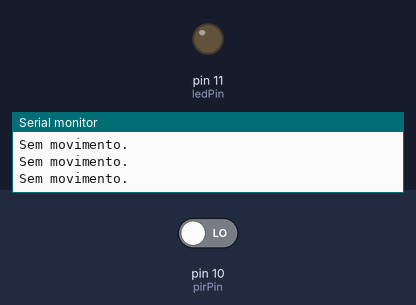
The sketch below on a simulated Arduino Uno, built with avr-gcc and run on an emulated ATmega328P. Parts: output pins drawn as LEDs (lit = HIGH), the last lines printed to the serial monitor. The test bench sets the inputs (shaded band); at power-on: pin 10 (pirPin) LOW.

Above: at 1.8 s.
1.9 s: pin 10 (pirPin) driven HIGH
At 3.2 s:
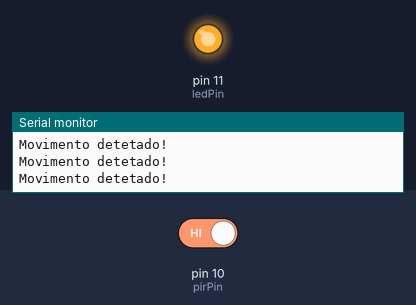
3.5 s: pin 10 (pirPin) driven LOW
At 4.4 s:
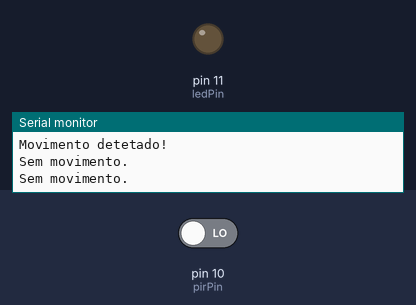
Timing chart, 0 to 6.5 s (numbered marks = the images above; inputs shaded):
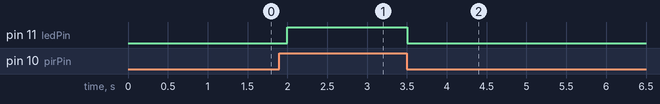

The sketch:

test_pir.ino
```cpp
int pirPin = 10;
int ledPin = 11;

void setup() {
  pinMode(pirPin, INPUT);
  pinMode(ledPin, OUTPUT);
  Serial.begin(9600);
}

void loop() {
  if (digitalRead(pirPin) == HIGH) {
    Serial.println("Movimento detetado!");
    digitalWrite(ledPin, HIGH);
  } else {
    Serial.println("Sem movimento.");
    digitalWrite(ledPin, LOW);
  }
  delay(500);
}
```

Measured:
- after the input at 1.9 s, pin 11 (ledPin): LOW → HIGH after 0.10 s
- after the input at 3.5 s, pin 11 (ledPin): HIGH → LOW at once
